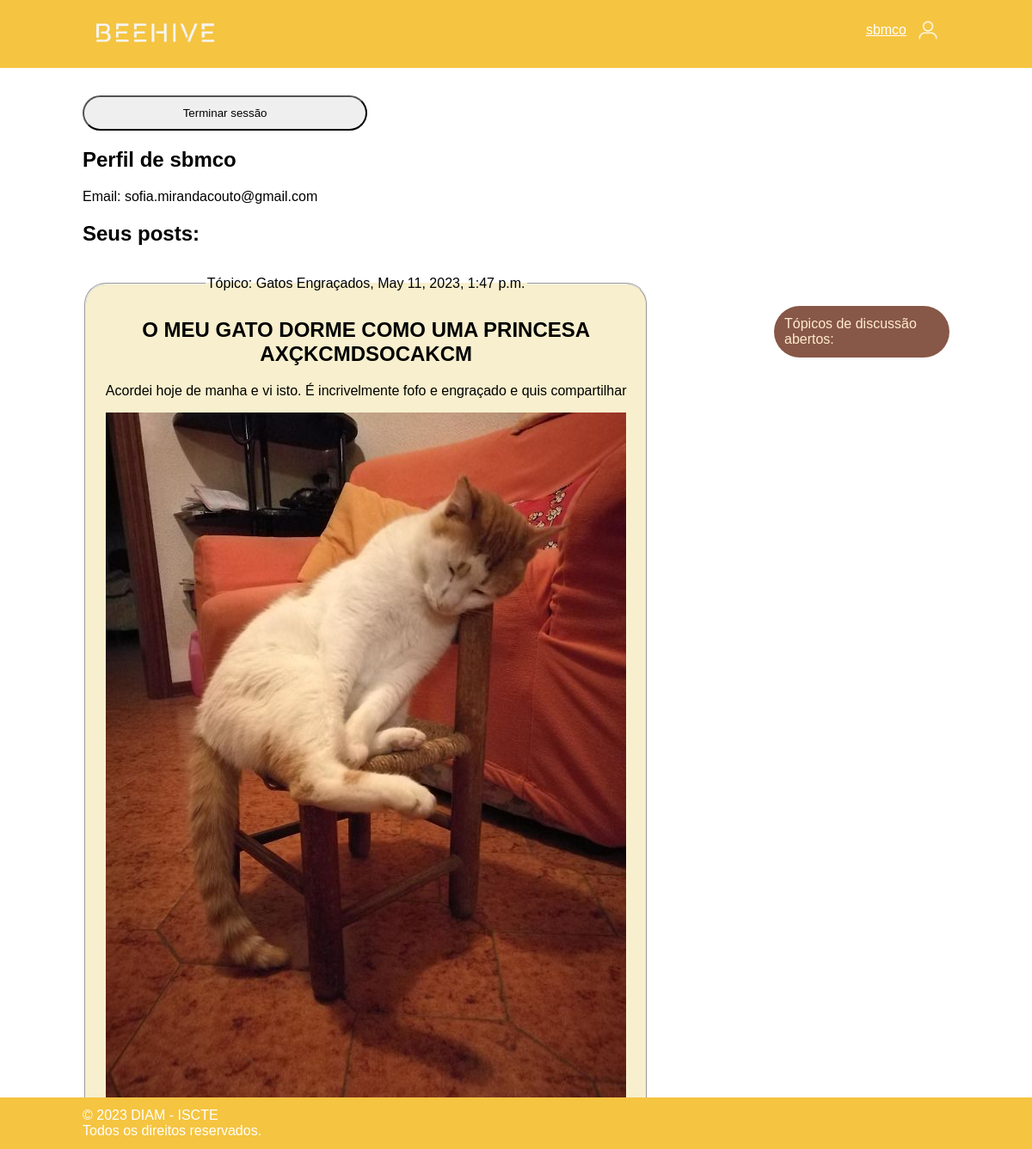
The app's page /beeHive/perfil (signed in) with its own data.
### post/models.py (models this page shows)
class Post(models.Model):
    topic = models.ForeignKey(Topic, on_delete=models.CASCADE, default=1)
    title = models.TextField(default="Sem título")
    content = models.TextField()
    image = models.ImageField(upload_to='images/', null=True, blank=True)
    autor = models.ForeignKey(User, on_delete=models.CASCADE)
    created_at = models.DateTimeField(auto_now_add=True)
    likes = models.IntegerField(default=0)

### topic/models.py (models this page shows)
class Topic(models.Model):
    title = models.CharField(max_length=50)
    description = models.TextField()
    banner = models.ImageField(upload_to='banner_topicos/', null=True, blank=True)
    created_at = models.DateTimeField(auto_now_add=True)
    admin = models.ForeignKey(User, on_delete=models.CASCADE)
    seguidores = models.IntegerField(default=0)

### forum/views.py (the view)
# urls.py: path('perfil', views.ver_perfil, name='perfil'),
@login_required(login_url='login/')
def ver_perfil(request):
    user = request.user
    posts = Post.objects.filter(autor=user)
    context = {
        'user': user,
        'posts': posts,
    }
    return render(request, 'forum/perfil.html', context)

### forum/templates/forum/perfil.html (shortened to what this page needs)
{% extends "forum/base.html" %}
{% block content %}
    <form action="{% url 'forum:fazlogout' %}" method="POST" >
        <button type="submit" id="logout">Terminar sessão</button>
    </form>
    <h1>Perfil de {{ user.username }}</h1>
    <p>Email: {{ user.email }}</p>
    <h2>Seus posts:</h2>
    {% for post in posts %}
        <fieldset id="post_index">
            <legend>Tópico: {{ post.topic.title }}, {{ post.created_at }}</legend>
            <h1>{{ post.title }}</h1>
            <p>{{ post.content }}</p>
            {% if post.image %}
                <img src="{{ post.image.url }}">
            {% endif %}
        </fieldset>
    {% empty %}
        <p>Você ainda não criou nenhum post.</p>
    {% endfor %}
{% endblock %}

### forum/templates/forum/base.html (shortened to what this page needs)
<!DOCTYPE html>
<html lang="en">
<head>
    {% load static %}
    <link rel="stylesheet" type="text/css" href="{% static 'forum/style.css' %}"/>
</head>
<header>
    <a href="{% url 'forum:index' %}">
        <img src="{% static "forum/images/logo_branco.png" %}"  id="logo">
    </a>
    <div class="user_container">
        <span id="user_text">
             {% if user.is_authenticated %}
                 <a href="{% url 'forum:perfil' %}" id="login">{{ user.username }}</a>
             {% else %}
                 <a href="{% url 'forum:dologin' %}" id="login">Login/Registo</a>
             {% endif %}
        </span>
        <img src="{% static "forum/images/user.png" %}"  style="cursor:pointer;" id="user" >
    </div>
</header>
<body>
<main class="container">
    <section style="margin-top: 20px">
        {% block content %}{% endblock %}
    </section>
</main>
<aside>
    {% block aside %}
        Tópicos de discussão abertos:
        <br>
    {% endblock %}
</aside>
</body>
<footer>
    &copy; 2023 DIAM - ISCTE
    <br>Todos os direitos reservados.
</footer>
</html>

### forum/static/forum/style.css (style rules this page uses)
header { background-color: rgb(245,196,64); font-family: arial; }
body { margin: 0px; font-family: arial; }
#logo { padding-left: 8%; height: 75px; display: inline; }
#user { padding: 12px; float:right; height: 35px; margin-right: 8%; }
aside { font-family: arial; background-color: rgb(135, 87, 71); float: right; width: 15%; padding: 1%; margin-top: 50px; margin-right: 8%; margin-bottom: 8%; color: blanchedalmond; display: inline-block; border-radius: 30px; }
footer { background-color: rgb(245,196,64); color: white; position: fixed; bottom: 0; width: 100%; padding-left: 8%; padding-bottom: 1%; padding-top: 1%; }
.container { margin-left: 8%; padding-top: 1%; }
.user_container { display: flex; margin-right: 8%; margin-top: 0.8%; float: right; }
#user { padding: 10px; float:right; height: 30px; }
#login { font-family: sans-serif; color: white; line-height: 50px; }
#post_index { width: 57%; padding: 1%; border-radius: 25px; font-size: 100%; text-align: center; margin-top: 1.4%; margin-bottom: 3%; background-color: rgb(247, 239, 205); display: inline-block; float: left; }
#logout { width: 30%; padding: 1%; border-radius: 25px; }

### records on screen
Post: topic "Gatos Engraçados", created_at "May 11, 2023, 1:47 p.m.", title "O MEU GATO DORME COMO UMA PRINCESA AXÇKCMDSOCAKCM", content "Acordei hoje de manha e vi isto. É incrivelmente fofo e engraçado e quis compartilhar", image (picture)

### other values on screen
{{ user.username }} "sbmco"
{{ user.email }} "sofia.mirandacouto@gmail.com"
